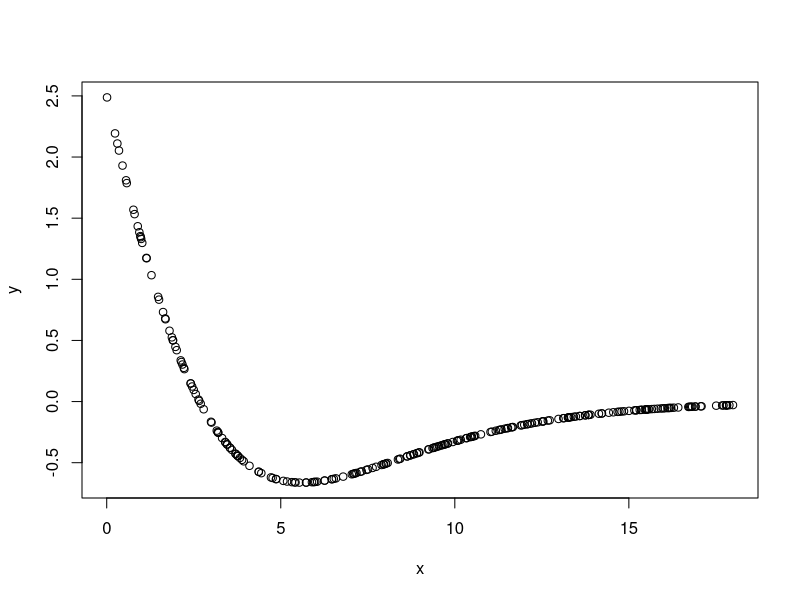
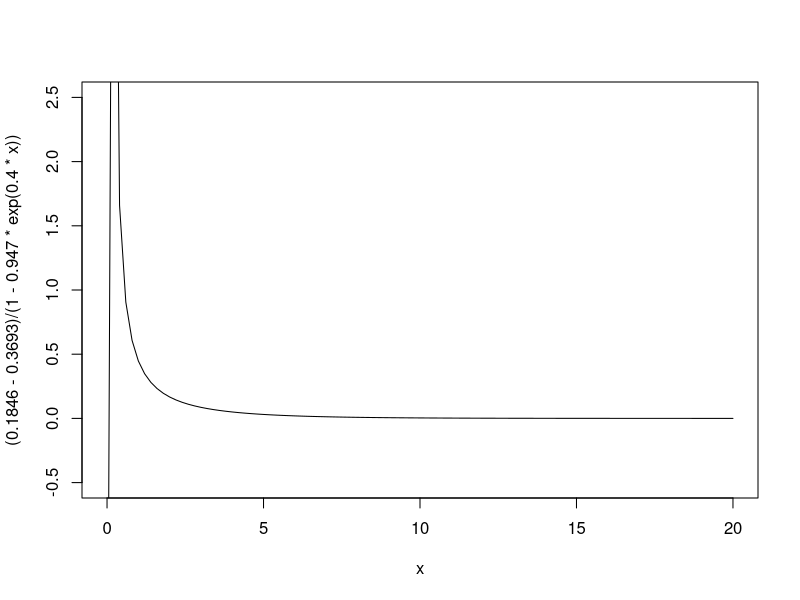

Generate these figures, in order, with R: (Note: this script raises an error after producing the figures.)
## Part A

## setwd("C:/Users/ajhkt6/Desktop/Spring 2016/Data Analysis 2")

equation <- expression((t0+t1*x)/(1+t2*exp(0.4*x)))
data <- read.table('S16hw1pr2.dat', col.names=c("x","y"))


par(mfrow=c(1,1))
plot(data)
curve((0.1846-.3693)/(1-.947*exp(0.4*x)), 0, 20, ylim=c(-.5,2.5))

gridt0 <- seq(from=-5, to=5, by=.5)
gridt1 <- seq(from=-5, to=5, by=.5)
gridt2 <- seq(from=-5, to=5, by=.5)


SSEQ1 <- function(gridt0, gridt1, gridt2, yValues, xValues){
        
        gridSearch <- matrix(,4, 9261)
        rownames(gridSearch) <- c("theta0", "theta1", "theta2", "SSE")
        
        colcount <- 1
        
        for (i in 1: length(gridt0))
        {
                
                for (j in 1: length(gridt1))
                {
                        
                        for(l in 1: length(gridt2)){
                                
                                SSE <- 0
                        
                                for (k in 1: length(yValues))
                                {
                                
                                         SSE <- SSE + (yValues[k]-((gridt0[i]+gridt1[j]*xValues[k])/(1+gridt2[l]*exp(0.4*xValues[k]))))^2
                                
                                 }
                        
                                gridSearch[1,colcount] <- gridt0[i]
                                gridSearch[2,colcount] <- gridt1[j]
                                gridSearch[3,colcount] <- gridt2[l]
                                gridSearch[4,colcount] <- SSE 	
                        
                                colcount <- colcount + 1
                        }
                }
        }
        
        gridSearch
        
}


max(output[4,])
output[4,9249]



##Part B




thetaNames <- c("t0", "t1", "t2")
##startingValues <- c(0.184684, -.369368, -.9472331)
startingValues <- c(2.5, -1, 0)
equation <- expression((t0+t1*x)/(1+t2*exp(0.4*x)))
xValues <- data[,1]
yValues <- data[,2]

F <- function(thetaNames, thetaValues, xValues, f){	

	Fmatrix <- matrix(nrow = length(xValues), ncol = length(thetaValues))
	
	for (i in 1 : length(xValues)){
		
		for (j in 1 : length(thetaValues)){
			
			df.dtheta <- D(f, thetaNames[j])
			Fmatrix[i,j] <- eval(df.dtheta, list(x=xValues[i], t0=thetaValues[1], t1=thetaValues[2], t2=thetaValues[3]))
  
		}

	}

	Fmatrix

}


f <- function(thetaValues, xValues, f) {
	
	fmatrix <- matrix(nrow = length(xValues), ncol=1)
	
	for (i in 1 : length(xValues)){

	fmatrix[i,1] <- eval(equation, list(x=xValues[i], t0 = thetaValues[1], t1=thetaValues[2], t2=thetaValues[3]))


	}
	
	fmatrix
}

SSE <- function(xValues, yValues, tValues, equation) {
        
        SSE <- 0
        
        for (i in 1: length(xValues)) {
                
                SSE <- SSE + (yValues[i]-eval(equation, list(x=xValues[i], t0=tValues[1], t1=tValues[2], t2=tValues[3])))^2
                
        }
        
        SSE
}

gaussNewton <- function(thetaNames, startingValues, xValues, yValues, equation, iterations) {
        
        gaussNewtonMatrix <- matrix(nrow=(1+length(startingValues)), ncol=iterations)
        currentThetaValues <- startingValues
        
        for ( i in 1: iterations) {
        
        Fmatrix <- F(thetaNames, currentThetaValues, xValues, equation)
        fequation <- f(currentThetaValues, xValues, equation)
        FFinverse <- solve(t(Fmatrix) %*% Fmatrix)
        delta <- FFinverse %*% t(Fmatrix) %*% (yValues-fequation)
        
        currentSSE <- SSE(xValues, yValues, currentThetaValues, equation)
        potentialSSE <- currentSSE + 1
        k <- -1
        b <- 0
        
        while (potentialSSE > currentSSE && b < 10) {
                
                k <- k + 1
                potentialThetaValues <- currentThetaValues + t(delta)/(2^k)
                potentialSSE <- SSE(xValues, yValues, potentialThetaValues, equation)
                b <- b + 1
                }
        
        currentThetaValues <- currentThetaValues + t(delta)/(2^k)
        
        gaussNewtonMatrix[1,i] <- i
        gaussNewtonMatrix[2,i] <- currentThetaValues[1]
        gaussNewtonMatrix[3,i] <- currentThetaValues[2]
        gaussNewtonMatrix[4,i] <- currentThetaValues[3]
        
        }
        
        gaussNewtonMatrix
}

thetaSolution <- gaussNewton(thetaNames, startingValues, xValues, yValues, equation, 50)[2:4,50]
ObjectiveFunctionValue <- SSE(xValues, yValues, thetaSolution, equation)

EstimatedVariance <- ObjectiveFunctionValue / (250-3)
             
FSolution <- F(thetaNames, thetaSolution, xValues, equation)
FFInverseSolution <- solve(t(FSolution) %*% FSolution)

EstimatedVariance * FFInverseSolution





